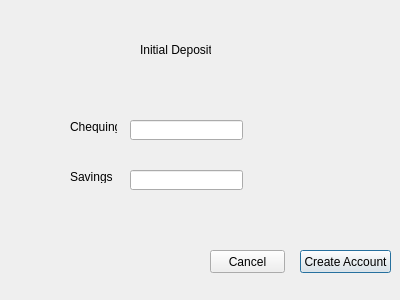
<?xml version="1.0" encoding="UTF-8"?>
<ui version="4.0">
 <class>accountCreate</class>
 <widget class="QDialog" name="accountCreate">
  <property name="geometry">
   <rect>
    <x>0</x>
    <y>0</y>
    <width>400</width>
    <height>300</height>
   </rect>
  </property>
  <property name="windowTitle">
   <string>Dialog</string>
  </property>
  <widget class="QLabel" name="label">
   <property name="geometry">
    <rect>
     <x>140</x>
     <y>40</y>
     <width>71</width>
     <height>20</height>
    </rect>
   </property>
   <property name="text">
    <string>Initial Deposit</string>
   </property>
  </widget>
  <widget class="QLabel" name="label_2">
   <property name="geometry">
    <rect>
     <x>70</x>
     <y>120</y>
     <width>47</width>
     <height>13</height>
    </rect>
   </property>
   <property name="text">
    <string>Chequing</string>
   </property>
  </widget>
  <widget class="QLabel" name="label_3">
   <property name="geometry">
    <rect>
     <x>70</x>
     <y>170</y>
     <width>47</width>
     <height>13</height>
    </rect>
   </property>
   <property name="text">
    <string>Savings</string>
   </property>
  </widget>
  <widget class="QLineEdit" name="lineEdit">
   <property name="geometry">
    <rect>
     <x>130</x>
     <y>120</y>
     <width>113</width>
     <height>20</height>
    </rect>
   </property>
  </widget>
  <widget class="QLineEdit" name="lineEdit_2">
   <property name="geometry">
    <rect>
     <x>130</x>
     <y>170</y>
     <width>113</width>
     <height>20</height>
    </rect>
   </property>
  </widget>
  <widget class="QPushButton" name="pushButton">
   <property name="geometry">
    <rect>
     <x>300</x>
     <y>250</y>
     <width>91</width>
     <height>23</height>
    </rect>
   </property>
   <property name="text">
    <string>Create Account</string>
   </property>
  </widget>
  <widget class="QPushButton" name="pushButton_2">
   <property name="geometry">
    <rect>
     <x>210</x>
     <y>250</y>
     <width>75</width>
     <height>23</height>
    </rect>
   </property>
   <property name="text">
    <string>Cancel</string>
   </property>
  </widget>
 </widget>
 <resources/>
 <connections/>
</ui>
